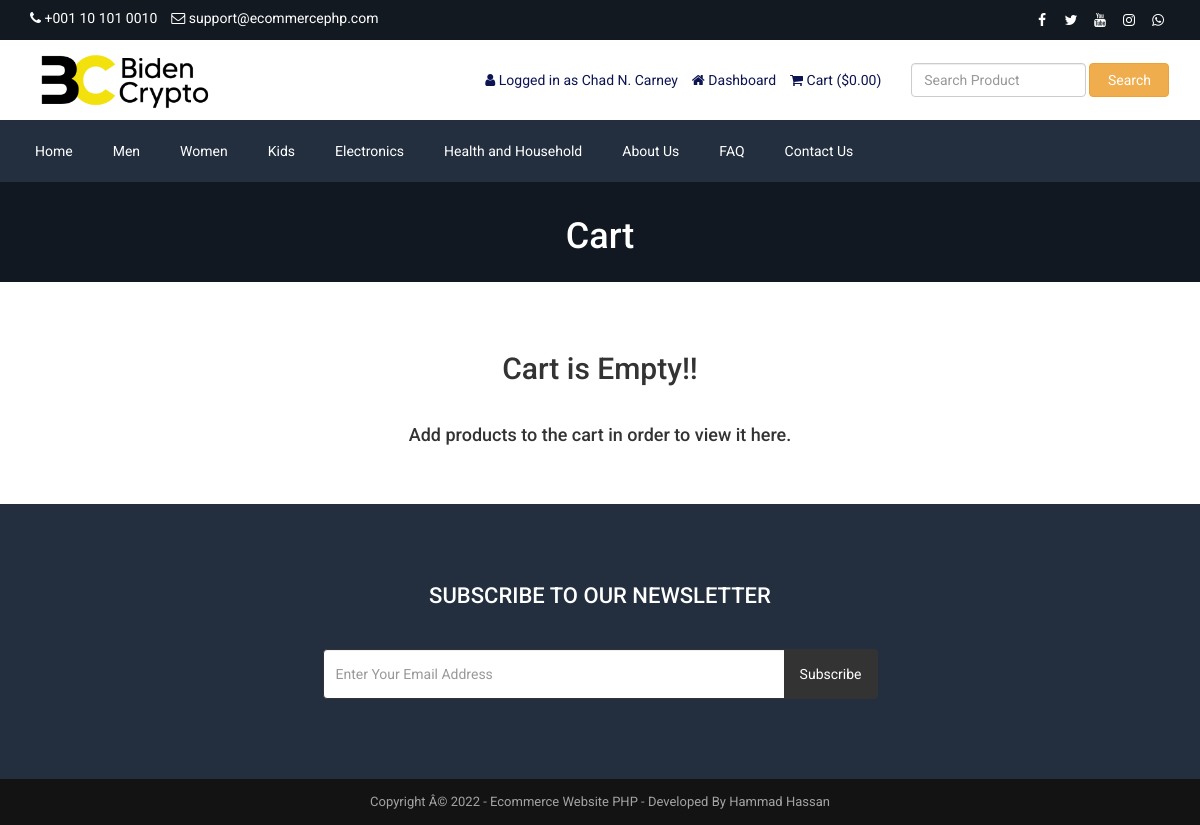
Page /cart.php (signed in) on the earlier database version.
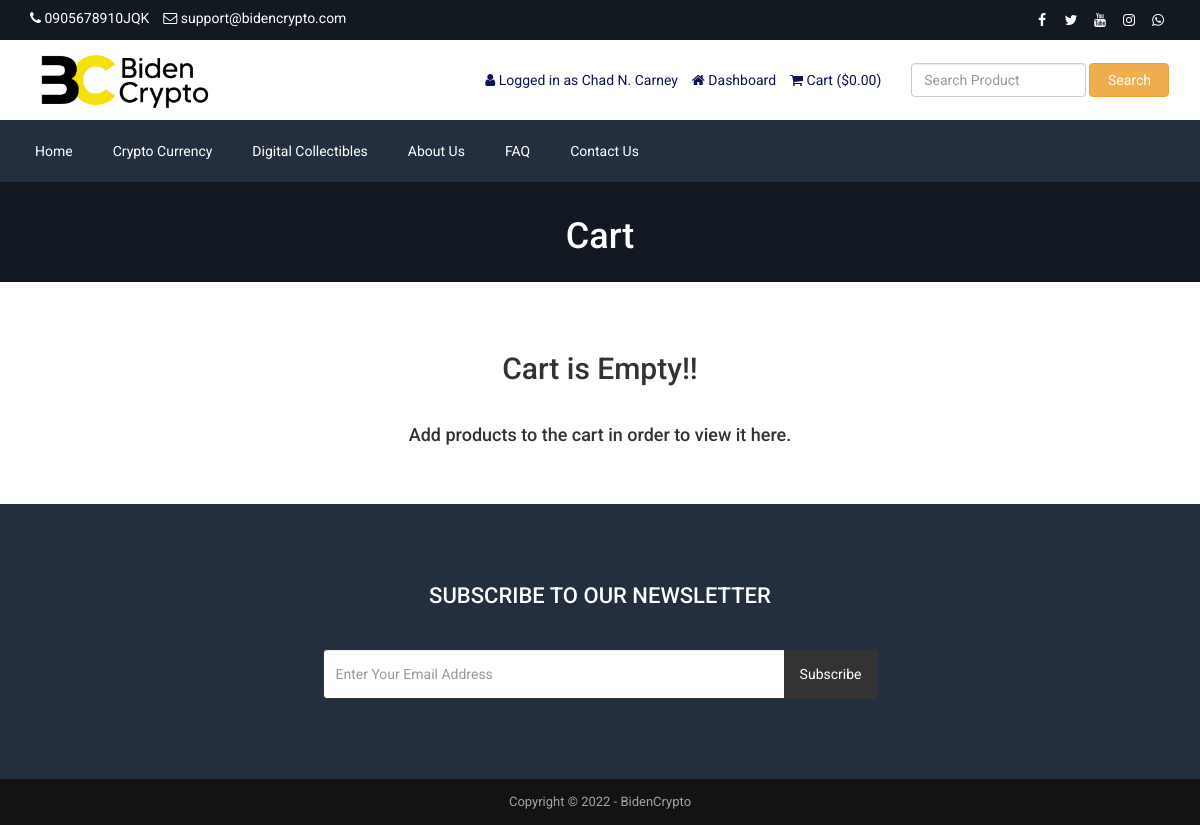
Same page on the later database version.
### tables this page shows
CREATE TABLE `tbl_settings` (
  `id` int(11) NOT NULL,
  `logo` varchar(255) NOT NULL,
  `favicon` varchar(255) NOT NULL,
  `footer_about` text NOT NULL,
  `footer_copyright` text NOT NULL,
  `contact_address` text NOT NULL,
  `contact_email` varchar(255) NOT NULL,
  `contact_phone` varchar(255) NOT NULL,
  `contact_fax` varchar(255) NOT NULL,
  `contact_map_iframe` text NOT NULL,
  `receive_email` varchar(255) NOT NULL,
  `receive_email_subject` varchar(255) NOT NULL,
  `receive_email_thank_you_message` text NOT NULL,
  `forget_password_message` text NOT NULL,
  `total_recent_post_footer` int(10) NOT NULL,
  `total_popular_post_footer` int(10) NOT NULL,
  `total_recent_post_sidebar` int(11) NOT NULL,
  `total_popular_post_sidebar` int(11) NOT NULL,
  `total_featured_product_home` int(11) NOT NULL,
  `total_latest_product_home` int(11) NOT NULL,
  `total_popular_product_home` int(11) NOT NULL,
  `meta_title_home` text NOT NULL,
  `meta_keyword_home` text NOT NULL,
  `meta_description_home` text NOT NULL,
  `banner_login` varchar(255) NOT NULL,
  `banner_registration` varchar(255) NOT NULL,
  `banner_forget_password` varchar(255) NOT NULL,
  `banner_reset_password` varchar(255) NOT NULL,
  `banner_search` varchar(255) NOT NULL,
  `banner_cart` varchar(255) NOT NULL,
  `banner_checkout` varchar(255) NOT NULL,
  `banner_product_category` varchar(255) NOT NULL,
  `banner_blog` varchar(255) NOT NULL,
  `cta_title` varchar(255) NOT NULL,
  `cta_content` text NOT NULL,
  `cta_read_more_text` varchar(255) NOT NULL,
  `cta_read_more_url` varchar(255) NOT NULL,
  `cta_photo` varchar(255) NOT NULL,
  `featured_product_title` varchar(255) NOT NULL,
  `featured_product_subtitle` varchar(255) NOT NULL,
  `latest_product_title` varchar(255) NOT NULL,
  `latest_product_subtitle` varchar(255) NOT NULL,
  `popular_product_title` varchar(255) NOT NULL,
  `popular_product_subtitle` varchar(255) NOT NULL,
  `testimonial_title` varchar(255) NOT NULL,
  `testimonial_subtitle` varchar(255) NOT NULL,
  `testimonial_photo` varchar(255) NOT NULL,
  `blog_title` varchar(255) NOT NULL,
  `blog_subtitle` varchar(255) NOT NULL,
  `newsletter_text` text NOT NULL,
  `paypal_email` varchar(255) NOT NULL,
  `stripe_public_key` varchar(255) NOT NULL,
  `stripe_secret_key` varchar(255) NOT NULL,
  `bank_detail` text NOT NULL,
  `before_head` text NOT NULL,
  `after_body` text NOT NULL,
  `before_body` text NOT NULL,
  `home_service_on_off` int(11) NOT NULL,
  `home_welcome_on_off` int(11) NOT NULL,
  `home_featured_product_on_off` int(11) NOT NULL,
  `home_latest_product_on_off` int(11) NOT NULL,
  `home_popular_product_on_off` int(11) NOT NULL,
  `home_testimonial_on_off` int(11) NOT NULL,
  `home_blog_on_off` int(11) NOT NULL,
  `newsletter_on_off` int(11) NOT NULL,
  `ads_above_welcome_on_off` int(1) NOT NULL,
  `ads_above_featured_product_on_off` int(1) NOT NULL,
  `ads_above_latest_product_on_off` int(1) NOT NULL,
  `ads_above_popular_product_on_off` int(1) NOT NULL,
  `ads_above_testimonial_on_off` int(1) NOT NULL,
  `ads_category_sidebar_on_off` int(1) NOT NULL
);

CREATE TABLE `tbl_social` (
  `social_id` int(11) NOT NULL,
  `social_name` varchar(30) NOT NULL,
  `social_url` varchar(255) NOT NULL,
  `social_icon` varchar(30) NOT NULL
);

CREATE TABLE `tbl_top_category` (
  `tcat_id` int(11) NOT NULL,
  `tcat_name` varchar(255) NOT NULL,
  `show_on_menu` int(1) NOT NULL
);

CREATE TABLE `tbl_page` (
  `id` int(11) NOT NULL,
  `about_title` varchar(255) NOT NULL,
  `about_content` text NOT NULL,
  `about_banner` varchar(255) NOT NULL,
  `about_meta_title` varchar(255) NOT NULL,
  `about_meta_keyword` text NOT NULL,
  `about_meta_description` text NOT NULL,
  `faq_title` varchar(255) NOT NULL,
  `faq_banner` varchar(255) NOT NULL,
  `faq_meta_title` varchar(255) NOT NULL,
  `faq_meta_keyword` text NOT NULL,
  `faq_meta_description` text NOT NULL,
  `blog_title` varchar(255) NOT NULL,
  `blog_banner` varchar(255) NOT NULL,
  `blog_meta_title` varchar(255) NOT NULL,
  `blog_meta_keyword` text NOT NULL,
  `blog_meta_description` text NOT NULL,
  `contact_title` varchar(255) NOT NULL,
  `contact_banner` varchar(255) NOT NULL,
  `contact_meta_title` varchar(255) NOT NULL,
  `contact_meta_keyword` text NOT NULL,
  `contact_meta_description` text NOT NULL,
  `pgallery_title` varchar(255) NOT NULL,
  `pgallery_banner` varchar(255) NOT NULL,
  `pgallery_meta_title` varchar(255) NOT NULL,
  `pgallery_meta_keyword` text NOT NULL,
  `pgallery_meta_description` text NOT NULL,
  `vgallery_title` varchar(255) NOT NULL,
  `vgallery_banner` varchar(255) NOT NULL,
  `vgallery_meta_title` varchar(255) NOT NULL,
  `vgallery_meta_keyword` text NOT NULL,
  `vgallery_meta_description` text NOT NULL
);

### cart.php (the view, shortened to what the rows shown need)
<?php require_once('header.php'); ?>
<?php
$statement = $pdo->prepare("SELECT * FROM tbl_settings WHERE id=1");
$statement->execute();
$result = $statement->fetchAll(PDO::FETCH_ASSOC);
foreach ($result as $row) {
    $banner_cart = $row['banner_cart'];
}
?>
<div class="page-banner" style="background-image: url(assets/uploads/<?php echo $banner_cart; ?>)">
    <div class="overlay"></div>
    <div class="page-banner-inner">
        <h1><?php echo LANG_VALUE_18; ?></h1>
    </div>
</div>
<div class="page">
	<div class="container">
		<div class="row">
			<div class="col-md-12">
                <?php if(!isset($_SESSION['cart_p_id'])): ?>
                    <?php echo '<h2 class="text-center">Cart is Empty!!</h2></br>'; ?>
                <?php endif; ?>
			</div>
		</div>
	</div>
</div>
<?php require_once('footer.php'); ?>

### header.php (shortened to what the rows shown need)
<?php
include("admin/inc/config.php");
$statement = $pdo->prepare("SELECT * FROM tbl_settings WHERE id=1");
$statement->execute();
$result = $statement->fetchAll(PDO::FETCH_ASSOC);
foreach ($result as $row) {
	$logo = $row['logo'];
	$contact_email = $row['contact_email'];
	$contact_phone = $row['contact_phone'];
}
?>
<!DOCTYPE html>
<html lang="en">
<head>
	<link rel="stylesheet" href="assets/css/bootstrap.min.css">
	<link rel="stylesheet" href="assets/css/font-awesome.min.css">
	<link rel="stylesheet" href="assets/css/owl.carousel.min.css">
	<link rel="stylesheet" href="assets/css/owl.theme.default.min.css">
	<link rel="stylesheet" href="assets/css/jquery.bxslider.min.css">
	<link rel="stylesheet" href="assets/css/magnific-popup.css">
	<link rel="stylesheet" href="assets/css/rating.css">
	<link rel="stylesheet" href="assets/css/spacing.css">
	<link rel="stylesheet" href="assets/css/bootstrap-touch-slider.css">
	<link rel="stylesheet" href="assets/css/animate.min.css">
	<link rel="stylesheet" href="assets/css/tree-menu.css">
	<link rel="stylesheet" href="assets/css/select2.min.css">
	<link rel="stylesheet" href="assets/css/main.css">
	<link rel="stylesheet" href="assets/css/responsive.css">
	<?php
	$statement = $pdo->prepare("SELECT * FROM tbl_page WHERE id=1");
	$statement->execute();
	$result = $statement->fetchAll(PDO::FETCH_ASSOC);
	?>
</head>
<body>
	<div class="top">
		<div class="container">
			<div class="row">
				<div class="col-md-6 col-sm-6 col-xs-12">
					<div class="left">
						<ul>
							<li><i class="fa fa-phone"></i> <?php echo $contact_phone; ?></li>
							<li><i class="fa fa-envelope-o"></i> <?php echo $contact_email; ?></li>
						</ul>
					</div>
				</div>
				<div class="col-md-6 col-sm-6 col-xs-12">
					<div class="right">
						<ul>
							<?php
							$statement = $pdo->prepare("SELECT * FROM tbl_social");
							$statement->execute();
							$result = $statement->fetchAll(PDO::FETCH_ASSOC);
							foreach ($result as $row) {
							?>
								<?php if ($row['social_url'] != '') : ?>
									<li><a href="<?php echo $row['social_url']; ?>"><i class="<?php echo $row['social_icon']; ?>"></i></a></li>
								<?php endif; ?>
							<?php
							}
							?>
						</ul>
					</div>
				</div>
			</div>
		</div>
	</div>
	<div class="header">
		<div class="container">
			<div class="row inner">
				<div class="col-md-4 logo">
					<a href="index.php"><img src="assets/uploads/<?php echo $logo; ?>" alt="logo image"></a>
				</div>
			</div>
		</div>
	</div>
	<div class="nav">
		<div class="container">
			<div class="row">
				<div class="col-md-12 pl_0 pr_0">
					<div class="menu-container">
						<div class="menu">
							<ul>
								<?php
								$statement = $pdo->prepare("SELECT * FROM tbl_top_category WHERE show_on_menu=1");
								$statement->execute();
								$result = $statement->fetchAll(PDO::FETCH_ASSOC);
								foreach ($result as $row) {
								?>
									<li><a href="product-category.php?id=<?php echo $row['tcat_id']; ?>&type=top-category"><?php echo $row['tcat_name']; ?></a>
									</li>
								<?php
								}
								?>
								<?php
								$statement = $pdo->prepare("SELECT * FROM tbl_page WHERE id=1");
								$statement->execute();
								$result = $statement->fetchAll(PDO::FETCH_ASSOC);
								foreach ($result as $row) {
									$about_title = $row['about_title'];
									$faq_title = $row['faq_title'];
									$contact_title = $row['contact_title'];
								}
								?>
								<li><a href="about.php"><?php echo $about_title; ?></a></li>
								<li><a href="faq.php"><?php echo $faq_title; ?></a></li>
								<li><a href="contact.php"><?php echo $contact_title; ?></a></li>
							</ul>
						</div>
					</div>
				</div>
			</div>
		</div>
	</div>

### footer.php (shortened to what the rows shown need)
<?php
$statement = $pdo->prepare("SELECT * FROM tbl_settings WHERE id=1");
$statement->execute();
$result = $statement->fetchAll(PDO::FETCH_ASSOC);
foreach ($result as $row)
{
	$footer_copyright = $row['footer_copyright'];
    $newsletter_on_off = $row['newsletter_on_off'];
}
?>
<?php if($newsletter_on_off == 1): ?>
<section class="home-newsletter">
	<div class="container">
		<div class="row">
			<div class="col-md-6 col-md-offset-3">
				<div class="single">
				<form action="" method="post">
					<h2><?php echo LANG_VALUE_93; ?></h2>
				</div>
			</div>
		</div>
	</div>
</section>
<?php endif; ?>
<div class="footer-bottom">
	<div class="container">
		<div class="row">
			<div class="col-md-12 copyright">
				<?php echo $footer_copyright; ?>
			</div>
		</div>
	</div>
</div>
</body>
</html>

Differences in the rows shown:
removed tbl_top_category: tcat_name "Men"
removed tbl_top_category: tcat_name "Women"
removed tbl_top_category: tcat_name "Kids"
changed tbl_settings: contact_phone "+001 10 101 0010" → "0905678910JQK"; contact_email "support@ecommercephp.com" → "support@bidencrypto.com"; footer_copyright "Copyright Â© 2022 - Ecommerce Website PHP - Developed By Hammad Hassan" → "Copyright © 2022 - BidenCrypto"
changed tbl_top_category: tcat_name "Electronics" → "Crypto Currency"
changed tbl_top_category: tcat_name "Health and Household" → "Digital Collectibles"
